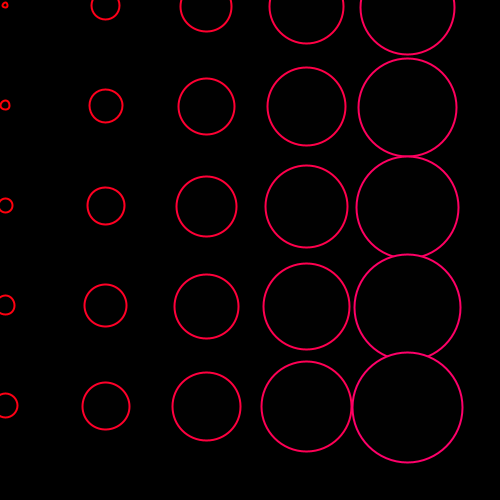
Frame 1 (no input)
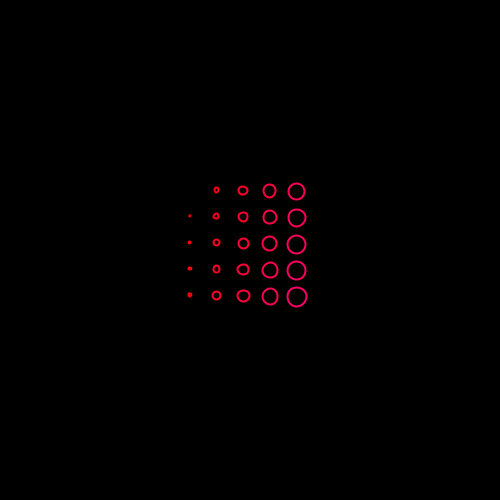
Frame 60 (the mouse pressed at the canvas centre just before this capture)
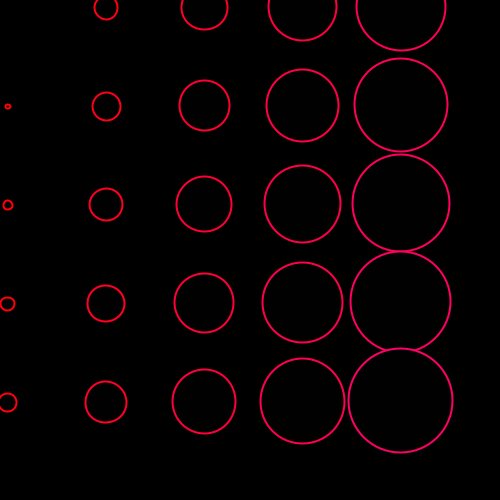
Frame 120 (the mouse held since frame 60 and released just before this capture)

The Processing sketch that drew these frames (run headless with seeded random() and noise(); from frame 60 on, the mouse is pressed at the canvas centre):

// Processing sketch: processing_151185
// ── processing_151185.pde

/*
 * Creative Coding
 * Week 2, 06 - Moving Patterns 2
 * by Indae Hwang and Jon McCormack
 * Copyright (c) 2014 Monash University
 *
 * Modified by Jason Prine June 10, 2014:
 ***** mouse scroll wheel to change size of circles
 ***** pulsing margin
 ***** keyboard colour mixer; q/w for R, a/s for G, z/x for B (B IS DONE WITH LERP)
 *
 * Similar to the previous sketch, this sketch draws a grid of oscillating circles. Each circle has a "lifetime"
 * over which it grows and changes intensity and opacity. At the end of each lifetime the circle begins again.
 * Pressing the left and right arrow keys changes the lifetime of all the circles globally.
 * 
 */

//global variables
  float frame_rate_value; // variable used to store the current frame rate value
  int mouseFactor = 2;   // variable to track mouse scroll value
  float margin = 50;  //distance from edges of display window
  boolean pulse = false; //for determinig if margin is to grow outwards or shrink inwards
  float gutter = 10; //distance between each cell

// variables for colour mixer
  int strokeValueR = 255;
  int strokeValueG = 0;
  int strokeValueB = 0;
  int increment = 5;

void setup() {

  // make the display window the full size of the screen
  size(500,500);
  frame_rate_value = 60;
  rectMode(CENTER);
  background(0);
}


void draw() {

  background(0);

  int num = 5; //number of circles
  float cellsize = ( width - (2 * margin) - gutter * (num - 1) ) / (num - 1);
  int circleNumber = 0; // counter

  for (int i=0; i<num; i++) {
    for (int j=0; j<num; j++) {
      circleNumber = (i * num) + j; // different way to calculate the circle number from w2_04

// pulsing margin
      if (pulse == false) {
        margin=margin+.1;
      } else {
        margin=margin-.1;  
      }
      
      float tx = margin + cellsize * i + gutter * i;
      float ty = margin + cellsize * j + gutter * j;

      movingCircle(tx, ty, cellsize, circleNumber);

// set if the margin is growing outwards or shrinking inwards
      if (margin > 200) {
        pulse = true; // make the margin shrink in above pulsing margin IF
      } else if (margin < 0) {
        pulse = false; // make the margin grow in above pulsing margin IF
      }
    }
  }

} //end of draw 


void movingCircle(float x, float y, float size, int offset) {

  float circlePeriod = (float)frame_rate_value;
  float circleAge = (float)((frameCount + offset) % (int)circlePeriod) / circlePeriod;

  float circleSize = size * 2.0 * sin(circleAge * HALF_PI);
  println ("circlePeriod:", circlePeriod, "circleAge:", circleAge, "circleSize:", circleSize, "mouseFactor:", mouseFactor); //debugging
  println ("R:",strokeValueR,"G:",strokeValueB,"B:",lerp(0, 255, circleAge),"Increment:",increment); //colour mixer debugging
  println ("margin:",margin);
  strokeWeight(2);
  stroke(strokeValueR, strokeValueG, lerp(0, 255, circleAge));
  fill(lerp(mouseFactor, 0, circleAge));
  ellipse(x-size/2, y-size/2, circleSize, circleSize);
}


/*
 * keyReleased function
 *
 * called automatically by Processing when a keyboard key is released
 */
void keyReleased() {

  // right arrow -- increase gutter
  if (keyCode == RIGHT) {
    margin = constrain(gutter + 5, 0, 50);
  }

  // left arrow -- decrease gutter
  if ( keyCode == LEFT) {
    margin = constrain(gutter - 5, 0, 50);
  }

///colour mixer added by JP
  if (key  == 'q') {
      strokeValueR = strokeValueR + increment;
    } 
    
  if (key == 'w') {
      strokeValueR = strokeValueR - increment;
    } 
    
  if (key == 'a') {
      strokeValueG = strokeValueG + increment;
    } 
    
  if (key == 's') {
      strokeValueG = strokeValueG - increment;
    } 
 
 /* not in use but could be - using lerp to determine B value   
  if (key == 'z') {
      strokeValueB = strokeValueB + increment;
    } 
    
  if (key == 'x') {
      strokeValueB = strokeValueB - increment;
    }
*/

 // ensure storkeValue is constrianed between 0 and 255
  strokeValueR = constrain(strokeValueR,0,255);
  strokeValueG = constrain(strokeValueG,0,255);
  strokeValueB = constrain(strokeValueB,0,255);

}

void mouseWheel(MouseEvent event) {
  mouseFactor = constrain(mouseFactor + event.getCount(), 20, 255);
  println(mouseFactor);
}
